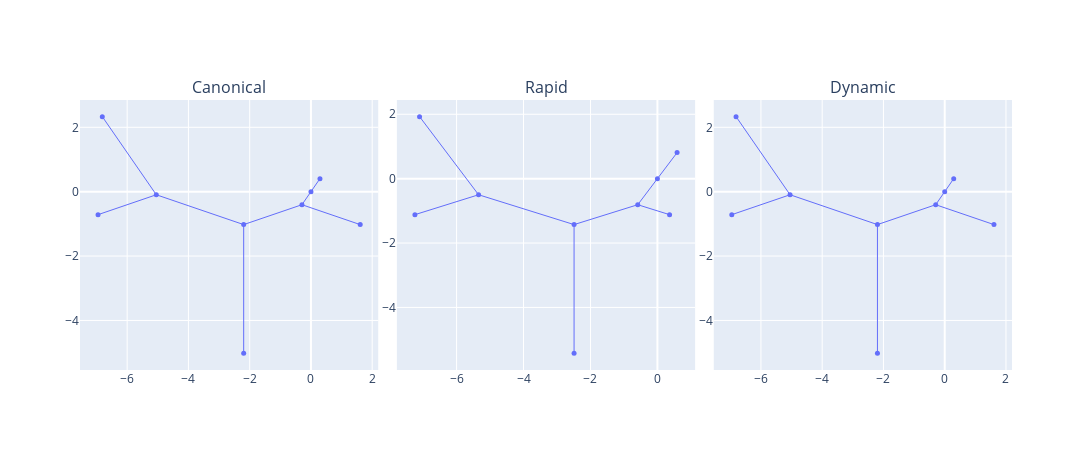

This figure's notebook cell:
### Code cell
figd = anjl.plot(Z2d, marker_size=5, internal_marker_size=5)
figr = anjl.plot(Z2r, marker_size=5, internal_marker_size=5)
figc = anjl.plot(Z2, marker_size=5, internal_marker_size=5)
figures = [figc, figr, figd]
fig = make_subplots(
    rows=1,
    cols=len(figures),
    subplot_titles=["Canonical", "Rapid", "Dynamic"],
    horizontal_spacing=0.02,
    vertical_spacing=0.02,
)
for i, figure in enumerate(figures):
    for trace in range(len(figure["data"])):
        fig.append_trace(figure["data"][trace], row=1, col=i + 1)
fig.update_layout(showlegend=False, height=450, width=1100)
fig

### Figure 1 — Plotly figure (JSON) as saved in the notebook; plotly's stock layout.template omitted (floating-point values rounded to 4 significant figures)
{"data": [{"hovertemplate": "x=%{x}<br>y=%{y}<extra></extra>", "legendgroup": "", "line": {"color": "#636efa", "dash": "solid", "width": 1}, "marker": {"symbol": "circle"}, "mode": "lines", "name": "", "orientation": "v", "showlegend": false, "type": "scatter", "x": [0, 0.2939, null, 0, -0.2939, null, -0.2939, 1.608, null, -0.2939, -2.196, null, -2.196, -2.196, null, -2.196, -5.049, null, -5.049, -6.951, null, -5.049, -6.813, null], "xaxis": "x", "y": [0, 0.4045, null, 0, -0.4045, null, -0.4045, -1.023, null, -0.4045, -1.023, null, -1.023, -5.023, null, -1.023, -0.09549, null, -0.09549, -0.7135, null, -0.09549, 2.332, null], "yaxis": "y"}, {"hovertemplate": "<b>%{hovertext}</b><br><br>x=%{x}<br>y=%{y}<extra></extra>", "hovertext": [1, 0, 2, 3, 4], "legendgroup": "", "marker": {"color": "#636efa", "size": 5, "symbol": "circle"}, "mode": "markers", "name": "", "orientation": "v", "showlegend": false, "type": "scatter", "x": [-6.813, -6.951, -2.196, 1.608, 0.2939], "xaxis": "x", "y": [2.332, -0.7135, -5.023, -1.023, 0.4045], "yaxis": "y"}, {"hovertemplate": "<b>%{hovertext}</b><br><br>x=%{x}<br>y=%{y}<extra></extra>", "hovertext": [8, 7, 6, 5], "legendgroup": "", "marker": {"color": "#636efa", "size": 5, "symbol": "circle"}, "mode": "markers", "name": "", "orientation": "v", "showlegend": false, "type": "scatter", "x": [0, -0.2939, -2.196, -5.049], "xaxis": "x", "y": [0, -0.4045, -1.023, -0.09549], "yaxis": "y"}, {"hovertemplate": "x=%{x}<br>y=%{y}<extra></extra>", "legendgroup": "", "line": {"color": "#636efa", "dash": "solid", "width": 1}, "marker": {"symbol": "circle"}, "mode": "lines", "name": "", "orientation": "v", "showlegend": false, "type": "scatter", "x": [0, 0.5878, null, 0, -0.5878, null, -0.5878, 0.3633, null, -0.5878, -2.49, null, -2.49, -2.49, null, -2.49, -5.343, null, -5.343, -7.245, null, -5.343, -7.106, null], "xaxis": "x2", "y": [0, 0.809, null, 0, -0.809, null, -0.809, -1.118, null, -0.809, -1.427, null, -1.427, -5.427, null, -1.427, -0.5, null, -0.5, -1.118, null, -0.5, 1.927, null], "yaxis": "y2"}, {"hovertemplate": "<b>%{hovertext}</b><br><br>x=%{x}<br>y=%{y}<extra></extra>", "hovertext": [1, 0, 2, 4, 3], "legendgroup": "", "marker": {"color": "#636efa", "size": 5, "symbol": "circle"}, "mode": "markers", "name": "", "orientation": "v", "showlegend": false, "type": "scatter", "x": [-7.106, -7.245, -2.49, 0.3633, 0.5878], "xaxis": "x2", "y": [1.927, -1.118, -5.427, -1.118, 0.809], "yaxis": "y2"}, {"hovertemplate": "<b>%{hovertext}</b><br><br>x=%{x}<br>y=%{y}<extra></extra>", "hovertext": [8, 7, 6, 5], "legendgroup": "", "marker": {"color": "#636efa", "size": 5, "symbol": "circle"}, "mode": "markers", "name": "", "orientation": "v", "showlegend": false, "type": "scatter", "x": [0, -0.5878, -2.49, -5.343], "xaxis": "x2", "y": [0, -0.809, -1.427, -0.5], "yaxis": "y2"}, {"hovertemplate": "x=%{x}<br>y=%{y}<extra></extra>", "legendgroup": "", "line": {"color": "#636efa", "dash": "solid", "width": 1}, "marker": {"symbol": "circle"}, "mode": "lines", "name": "", "orientation": "v", "showlegend": false, "type": "scatter", "x": [0, 0.2939, null, 0, -0.2939, null, -0.2939, 1.608, null, -0.2939, -2.196, null, -2.196, -2.196, null, -2.196, -5.049, null, -5.049, -6.951, null, -5.049, -6.813, null], "xaxis": "x3", "y": [0, 0.4045, null, 0, -0.4045, null, -0.4045, -1.023, null, -0.4045, -1.023, null, -1.023, -5.023, null, -1.023, -0.09549, null, -0.09549, -0.7135, null, -0.09549, 2.332, null], "yaxis": "y3"}, {"hovertemplate": "<b>%{hovertext}</b><br><br>x=%{x}<br>y=%{y}<extra></extra>", "hovertext": [1, 0, 2, 3, 4], "legendgroup": "", "marker": {"color": "#636efa", "size": 5, "symbol": "circle"}, "mode": "markers", "name": "", "orientation": "v", "showlegend": false, "type": "scatter", "x": [-6.813, -6.951, -2.196, 1.608, 0.2939], "xaxis": "x3", "y": [2.332, -0.7135, -5.023, -1.023, 0.4045], "yaxis": "y3"}, {"hovertemplate": "<b>%{hovertext}</b><br><br>x=%{x}<br>y=%{y}<extra></extra>", "hovertext": [8, 7, 6, 5], "legendgroup": "", "marker": {"color": "#636efa", "size": 5, "symbol": "circle"}, "mode": "markers", "name": "", "orientation": "v", "showlegend": false, "type": "scatter", "x": [0, -0.2939, -2.196, -5.049], "xaxis": "x3", "y": [0, -0.4045, -1.023, -0.09549], "yaxis": "y3"}], "layout": {"annotations": [{"font": {"size": 16}, "showarrow": false, "text": "Canonical", "x": 0.16, "xanchor": "center", "xref": "paper", "y": 1, "yanchor": "bottom", "yref": "paper"}, {"font": {"size": 16}, "showarrow": false, "text": "Rapid", "x": 0.5, "xanchor": "center", "xref": "paper", "y": 1, "yanchor": "bottom", "yref": "paper"}, {"font": {"size": 16}, "showarrow": false, "text": "Dynamic", "x": 0.84, "xanchor": "center", "xref": "paper", "y": 1, "yanchor": "bottom", "yref": "paper"}], "height": 450, "showlegend": false, "width": 1100, "xaxis": {"anchor": "y", "autorange": true, "domain": [0, 0.32], "range": [-7.539, 2.196], "type": "linear"}, "xaxis2": {"anchor": "y2", "autorange": true, "domain": [0.34, 0.66], "range": [-7.783, 1.126], "type": "linear"}, "xaxis3": {"anchor": "y3", "autorange": true, "domain": [0.68, 1], "range": [-7.539, 2.196], "type": "linear"}, "yaxis": {"anchor": "x", "autorange": true, "domain": [0, 1], "range": [-5.539, 2.848], "type": "linear"}, "yaxis2": {"anchor": "x2", "autorange": true, "domain": [0, 1], "range": [-5.943, 2.443], "type": "linear"}, "yaxis3": {"anchor": "x3", "autorange": true, "domain": [0, 1], "range": [-5.539, 2.848], "type": "linear"}}}
